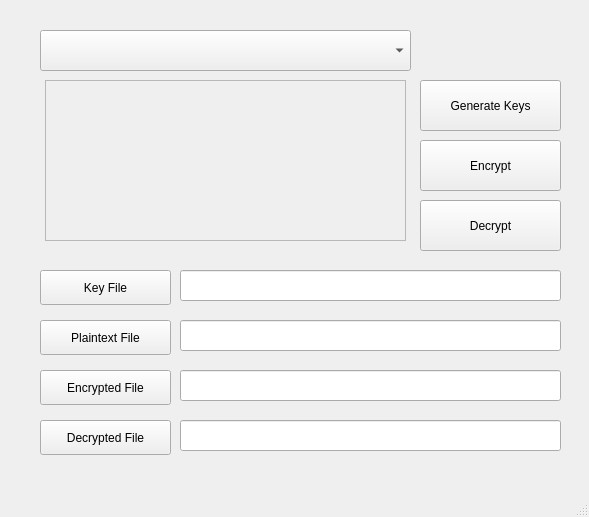
<?xml version="1.0" encoding="UTF-8"?>
<ui version="4.0">
 <class>MainWindow</class>
 <widget class="QMainWindow" name="MainWindow">
  <property name="geometry">
   <rect>
    <x>0</x>
    <y>0</y>
    <width>589</width>
    <height>517</height>
   </rect>
  </property>
  <property name="windowTitle">
   <string>MainWindow</string>
  </property>
  <widget class="QWidget" name="centralwidget">
   <widget class="QComboBox" name="comboBox_table">
    <property name="geometry">
     <rect>
      <x>40</x>
      <y>30</y>
      <width>371</width>
      <height>41</height>
     </rect>
    </property>
   </widget>
   <widget class="QScrollArea" name="scrollArea">
    <property name="geometry">
     <rect>
      <x>45</x>
      <y>80</y>
      <width>361</width>
      <height>161</height>
     </rect>
    </property>
    <property name="widgetResizable">
     <bool>true</bool>
    </property>
    <widget class="QWidget" name="scrollAreaWidgetContents">
     <property name="geometry">
      <rect>
       <x>0</x>
       <y>0</y>
       <width>359</width>
       <height>159</height>
      </rect>
     </property>
     <layout class="QVBoxLayout" name="verticalLayout_scrollArea"/>
    </widget>
   </widget>
   <widget class="QPushButton" name="pushButton_generate_keys">
    <property name="geometry">
     <rect>
      <x>420</x>
      <y>80</y>
      <width>141</width>
      <height>51</height>
     </rect>
    </property>
    <property name="text">
     <string>Generate Keys</string>
    </property>
   </widget>
   <widget class="QPushButton" name="pushButton_encrypt">
    <property name="geometry">
     <rect>
      <x>420</x>
      <y>140</y>
      <width>141</width>
      <height>51</height>
     </rect>
    </property>
    <property name="text">
     <string>Encrypt</string>
    </property>
   </widget>
   <widget class="QPushButton" name="pushButton_decrypt">
    <property name="geometry">
     <rect>
      <x>420</x>
      <y>200</y>
      <width>141</width>
      <height>51</height>
     </rect>
    </property>
    <property name="text">
     <string>Decrypt</string>
    </property>
   </widget>
   <widget class="QPushButton" name="pushButton_plaintextfile">
    <property name="geometry">
     <rect>
      <x>40</x>
      <y>320</y>
      <width>131</width>
      <height>35</height>
     </rect>
    </property>
    <property name="text">
     <string>Plaintext File</string>
    </property>
   </widget>
   <widget class="QPushButton" name="pushButton_keyfile">
    <property name="geometry">
     <rect>
      <x>40</x>
      <y>270</y>
      <width>131</width>
      <height>35</height>
     </rect>
    </property>
    <property name="text">
     <string>Key File</string>
    </property>
   </widget>
   <widget class="QPushButton" name="pushButton_encryptedfile">
    <property name="geometry">
     <rect>
      <x>40</x>
      <y>370</y>
      <width>131</width>
      <height>35</height>
     </rect>
    </property>
    <property name="text">
     <string>Encrypted File</string>
    </property>
   </widget>
   <widget class="QPushButton" name="pushButton_decryptedfile">
    <property name="geometry">
     <rect>
      <x>40</x>
      <y>420</y>
      <width>131</width>
      <height>35</height>
     </rect>
    </property>
    <property name="text">
     <string>Decrypted File</string>
    </property>
   </widget>
   <widget class="QLineEdit" name="lineEdit_keyfile">
    <property name="geometry">
     <rect>
      <x>180</x>
      <y>270</y>
      <width>381</width>
      <height>31</height>
     </rect>
    </property>
   </widget>
   <widget class="QLineEdit" name="lineEdit_decryptedfile">
    <property name="geometry">
     <rect>
      <x>180</x>
      <y>420</y>
      <width>381</width>
      <height>31</height>
     </rect>
    </property>
   </widget>
   <widget class="QLineEdit" name="lineEdit_encryptedfile">
    <property name="geometry">
     <rect>
      <x>180</x>
      <y>370</y>
      <width>381</width>
      <height>31</height>
     </rect>
    </property>
   </widget>
   <widget class="QLineEdit" name="lineEdit_plaintextfile">
    <property name="geometry">
     <rect>
      <x>180</x>
      <y>320</y>
      <width>381</width>
      <height>31</height>
     </rect>
    </property>
   </widget>
  </widget>
  <widget class="QMenuBar" name="menubar">
   <property name="geometry">
    <rect>
     <x>0</x>
     <y>0</y>
     <width>589</width>
     <height>24</height>
    </rect>
   </property>
  </widget>
  <widget class="QStatusBar" name="statusbar"/>
 </widget>
 <resources/>
 <connections/>
</ui>
